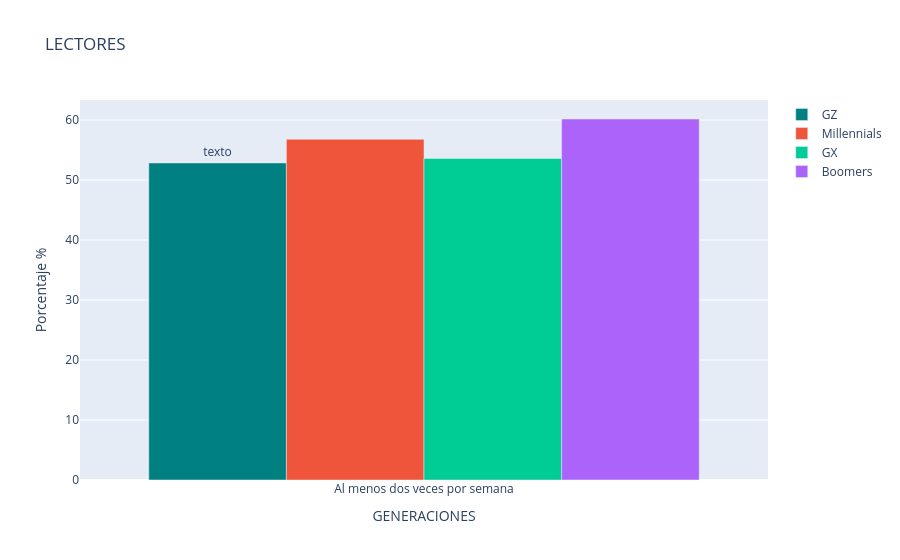

Notebook code for this chart:
### Markdown cell above
Si solo nos quedamos con: Al menos dos veces por semana

### Code cell
filtro = "Al menos dos veces por semana"
df_filtrado_1 = df_final_gz[df_final_gz["respuesta"] == filtro]
df_filtrado_2 = df_final_mil[df_final_mil["respuesta"] == filtro]
df_filtrado_3 = df_final_gx[df_final_gx["respuesta"] == filtro]
df_filtrado_4 = df_final_bb[df_final_bb["respuesta"] == filtro]

print(df_filtrado_4)

trace1={
    "x": df_filtrado_1["respuesta"],
    "y": df_final_gz["porcentaje"],
    "name":"GZ",
    "type":"bar",
    "text": [f"texto" for v in lectores_gx_a_pct.values],
    "textposition":"outside",
    "marker":dict(color="teal"),
}
trace2={
    "x": df_filtrado_2["respuesta"],
    "y": df_final_mil["porcentaje"],
    "name":"Millennials",
    "type":"bar"
    }
trace3={
    "x": df_filtrado_3["respuesta"],
    "y": df_final_gx["porcentaje"],
    "name":"GX",
    "type":"bar"
}
trace4={
    "x": df_filtrado_4["respuesta"],
    "y": df_final_bb["porcentaje"],
    "name":"Boomers",
    "type":"bar"
}

data=[trace1, trace2, trace3, trace4]

layout={
    "xaxis":{"title":"GENERACIONES"},
    "title": "LECTORES",
    "yaxis": {"title": "Porcentaje %"},
    
}

fig=go.Figure(data=data, layout=layout)
fig.update_xaxes(tickangle=0)

iplot(fig)

### Figure 1 — Plotly figure (JSON) as saved in the notebook; plotly's stock layout.template omitted (floating-point values rounded to 4 significant figures)
{"data": [{"marker": {"color": "teal"}, "name": "GZ", "text": ["texto", "texto", "texto", "texto", "texto"], "textposition": "outside", "type": "bar", "x": ["Al menos dos veces por semana"], "y": [52.84, 18.78, 11.35, 10.48, 6.55]}, {"name": "Millennials", "type": "bar", "x": ["Al menos dos veces por semana"], "y": [56.79, 18.31, 12.35, 8.85, 3.7]}, {"name": "GX", "type": "bar", "x": ["Al menos dos veces por semana"], "y": [53.59, 15.8, 13.36, 10.78, 6.47]}, {"name": "Boomers", "type": "bar", "x": ["Al menos dos veces por semana"], "y": [60.17, 13.56, 11.02, 8.31, 6.95]}], "layout": {"title": {"text": "LECTORES"}, "xaxis": {"tickangle": 0, "title": {"text": "GENERACIONES"}}, "yaxis": {"title": {"text": "Porcentaje %"}}}}
